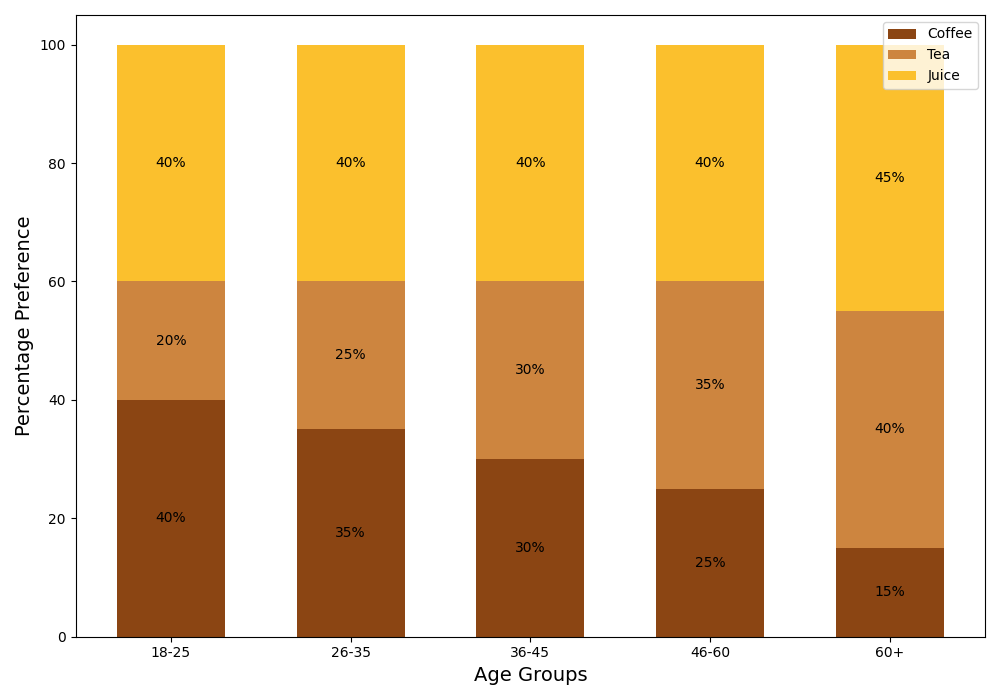

The Python source for this figure:
import matplotlib.pyplot as plt
import numpy as np

# Age groups and beverage preferences data
age_groups = ['18-25', '26-35', '36-45', '46-60', '60+']
beverages = ['Coffee', 'Tea', 'Juice']

# Beverage consumption data in percentage
coffee_preference = [40, 35, 30, 25, 15]
tea_preference = [20, 25, 30, 35, 40]
juice_preference = [40, 40, 40, 40, 45]

# Create the figure and the axis
fig, ax = plt.subplots(figsize=(10, 7))

# Define bar width
bar_width = 0.6

# Generate bar positions
bar_positions = np.arange(len(age_groups))

# Create a stacked bar chart
ax.bar(bar_positions, coffee_preference, bar_width, color='#8B4513', label='Coffee')
ax.bar(bar_positions, tea_preference, bar_width, bottom=coffee_preference, color='#CD853F', label='Tea')
ax.bar(bar_positions, juice_preference, bar_width, bottom=np.array(coffee_preference) + np.array(tea_preference), color='#FBC02D', label='Juice')

# Annotating each segment with the percentage value
for i, (coffee, tea, juice) in enumerate(zip(coffee_preference, tea_preference, juice_preference)):
    # Annotating Coffee
    ax.annotate(f'{coffee}%', 
                xy=(bar_positions[i], coffee / 2), 
                ha='center', va='center', fontsize=10, color='black')
    
    # Annotating Tea
    ax.annotate(f'{tea}%', 
                xy=(bar_positions[i], coffee + tea / 2), 
                ha='center', va='center', fontsize=10, color='black')

    # Annotating Juice
    ax.annotate(f'{juice}%', 
                xy=(bar_positions[i], coffee + tea + juice / 2), 
                ha='center', va='center', fontsize=10, color='black')

# Configure the plot
ax.set_xlabel('Age Groups', fontsize=14)
ax.set_ylabel('Percentage Preference', fontsize=14)
ax.set_xticks(bar_positions)
ax.set_xticklabels(age_groups)

# Add legend
ax.legend()

# Use tight_layout to prevent overlap and truncation
plt.tight_layout()

# Show the plot
plt.show()
